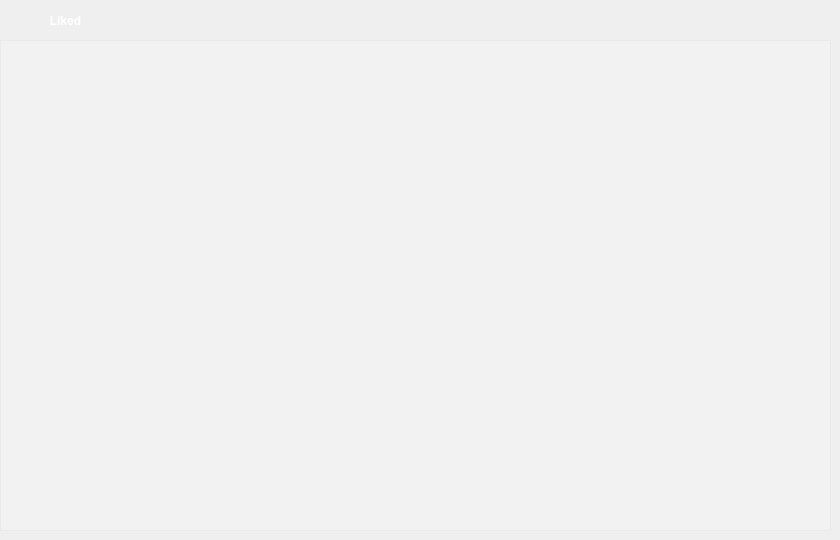
   <widget class="QWidget" name="page_2">
    <widget class="QLabel" name="titleLabel_4">
     <property name="enabled">
      <bool>true</bool>
     </property>
     <property name="geometry">
      <rect>
       <x>30</x>
       <y>0</y>
       <width>71</width>
       <height>41</height>
      </rect>
     </property>
     <property name="font">
      <font>
       <family>Microsoft YaHei UI</family>
       <pointsize>9</pointsize>
       <weight>75</weight>
       <italic>false</italic>
       <bold>true</bold>
      </font>
     </property>
     <property name="styleSheet">
      <string notr="true">color:rgb(255, 255, 255);
</string>
     </property>
     <property name="text">
      <string>Liked</string>
     </property>
     <property name="alignment">
      <set>Qt::AlignCenter</set>
     </property>
    </widget>
    <widget class="MusicListWidget" name="favorMusicWidget">
     <property name="geometry">
      <rect>
       <x>0</x>
       <y>40</y>
       <width>831</width>
       <height>491</height>
      </rect>
     </property>
     <property name="font">
      <font>
       <weight>75</weight>
       <bold>true</bold>
      </font>
     </property>
     <property name="styleSheet">
      <string notr="true">color: rgb(255, 255, 255);
background-color: rgba(255, 255, 255, 50);
</string>
     </property>
     <property name="horizontalScrollBarPolicy">
      <enum>Qt::ScrollBarAlwaysOff</enum>
     </property>
     <property name="sizeAdjustPolicy">
      <enum>QAbstractScrollArea::AdjustToContentsOnFirstShow</enum>
     </property>
     <property name="selectionMode">
      <enum>QAbstractItemView::SingleSelection</enum>
     </property>
     <property name="isWrapping" stdset="0">
      <bool>false</bool>
     </property>
     <property name="wordWrap">
      <bool>false</bool>
     </property>
     <property name="selectionRectVisible">
      <bool>false</bool>
     </property>
     <property name="sortingEnabled">
      <bool>false</bool>
     </property>
    </widget>
    <widget class="QPushButton" name="btnAddtoFavor">
     <property name="geometry">
      <rect>
       <x>0</x>
       <y>0</y>
       <width>35</width>
       <height>41</height>
      </rect>
     </property>
     <property name="minimumSize">
      <size>
       <width>35</width>
       <height>35</height>
      </size>
     </property>
     <property name="cursor">
      <cursorShape>PointingHandCursor</cursorShape>
     </property>
     <property name="toolTip">
      <string>Add music</string>
     </property>
     <property name="styleSheet">
      <string notr="true">QPushButton
{
background-image: url(:/image/image/image/add.png);
background-repeat:no-repeat;
background-position:center center;
border:none;
}

QPushButton:hover{
background-image: url(:/image/image/image-hover/add-hover.png);
background-repeat:no-repeat;
background-position:center center;
}

QPushButton:pressed{
background-image: url(:/image/image/image/add.png);
background-repeat:no-repeat;
background-position:center center;
}
</string>
     </property>
     <property name="text">
      <string/>
     </property>
    </widget>
    <widget class="QWidget" name="layoutWidget_2">
     <property name="geometry">
      <rect>
       <x>670</x>
       <y>0</y>
       <width>155</width>
       <height>43</height>
      </rect>
     </property>
     <layout class="QHBoxLayout" name="horizontalLayout_3">
      <item>
       <widget class="QPushButton" name="btnSortSinger_2">
        <property name="font">
         <font>
          <family>Microsoft YaHei UI</family>
          <pointsize>10</pointsize>
          <weight>75</weight>
          <bold>true</bold>
         </font>
        </property>
        <property name="cursor">
         <cursorShape>PointingHandCursor</cursorShape>
        </property>
        <property name="toolTip">
         <string>Sort by Artists</string>
        </property>
        <property name="styleSheet">
         <string notr="true"/>
        </property>
        <property name="text">
         <string/>
        </property>
        <property name="icon">
         <iconset resource="imagefile.qrc">
          <normaloff>:/image/image/image/singer.png</normaloff>:/image/image/image/singer.png</iconset>
        </property>
        <property name="iconSize">
         <size>
          <width>30</width>
          <height>30</height>
         </size>
        </property>
        <property name="flat">
         <bool>true</bool>
        </property>
       </widget>
      </item>
      <item>
       <widget class="QPushButton" name="btnSortTitle_2">
        <property name="font">
         <font>
          <family>Microsoft YaHei UI</family>
          <pointsize>10</pointsize>
          <weight>75</weight>
          <bold>true</bold>
         </font>
        </property>
        <property name="cursor">
         <cursorShape>PointingHandCursor</cursorShape>
        </property>
        <property name="toolTip">
         <string>Sort by Song</string>
        </property>
        <property name="styleSheet">
         <string notr="true"/>
        </property>
        <property name="text">
         <string/>
        </property>
        <property name="icon">
         <iconset resource="imagefile.qrc">
          <normaloff>:/image/image/image/sort-alpha-asc_ea48_ether.png</normaloff>:/image/image/image/sort-alpha-asc_ea48_ether.png</iconset>
        </property>
        <property name="iconSize">
         <size>
          <width>30</width>
          <height>30</height>
         </size>
        </property>
        <property name="flat">
         <bool>true</bool>
        </property>
       </widget>
      </item>
      <item>
       <widget class="QPushButton" name="btnSortDuration_2">
        <property name="font">
         <font>
          <family>Microsoft YaHei UI</family>
          <pointsize>10</pointsize>
          <weight>75</weight>
          <bold>true</bold>
         </font>
        </property>
        <property name="cursor">
         <cursorShape>PointingHandCursor</cursorShape>
        </property>
        <property name="toolTip">
         <string>Sort by Duration</string>
        </property>
        <property name="styleSheet">
         <string notr="true"/>
        </property>
        <property name="text">
         <string/>
        </property>
        <property name="icon">
         <iconset resource="imagefile.qrc">
          <normaloff>:/image/image/image/duration.png</normaloff>:/image/image/image/duration.png</iconset>
        </property>
        <property name="iconSize">
         <size>
          <width>30</width>
          <height>30</height>
         </size>
        </property>
        <property name="flat">
         <bool>true</bool>
        </property>
       </widget>
      </item>
     </layout>
    </widget>
    <widget class="QPushButton" name="btnNeaten_2">
     <property name="geometry">
      <rect>
       <x>590</x>
       <y>0</y>
       <width>41</width>
       <height>41</height>
      </rect>
     </property>
     <property name="font">
      <font>
       <family>Microsoft YaHei UI</family>
       <pointsize>10</pointsize>
       <weight>75</weight>
       <bold>true</bold>
      </font>
     </property>
     <property name="cursor">
      <cursorShape>PointingHandCursor</cursorShape>
     </property>
     <property name="toolTip">
      <string>Organize Songs (Sort and Remove Duplicates)</string>
     </property>
     <property name="styleSheet">
      <string notr="true"/>
     </property>
     <property name="text">
      <string/>
     </property>
     <property name="icon">
      <iconset resource="imagefile.qrc">
       <normaloff>:/image/image/image/remove_dup.png</normaloff>:/image/image/image/remove_dup.png</iconset>
     </property>
     <property name="iconSize">
      <size>
       <width>30</width>
       <height>30</height>
      </size>
     </property>
     <property name="flat">
      <bool>true</bool>
     </property>
    </widget>
    <widget class="QPushButton" name="btnClear_3">
     <property name="geometry">
      <rect>
       <x>100</x>
       <y>0</y>
       <width>41</width>
       <height>41</height>
      </rect>
     </property>
     <property name="font">
      <font>
       <family>Microsoft YaHei UI</family>
       <pointsize>10</pointsize>
       <weight>75</weight>
       <bold>true</bold>
      </font>
     </property>
     <property name="cursor">
      <cursorShape>PointingHandCursor</cursorShape>
     </property>
     <property name="toolTip">
      <string>Clear current playlist</string>
     </property>
     <property name="styleSheet">
      <string notr="true"/>
     </property>
     <property name="text">
      <string/>
     </property>
     <property name="icon">
      <iconset resource="imagefile.qrc">
       <normaloff>:/image/image/image/clear.png</normaloff>:/image/image/image/clear.png</iconset>
     </property>
     <property name="iconSize">
      <size>
       <width>30</width>
       <height>30</height>
      </size>
     </property>
     <property name="flat">
      <bool>true</bool>
     </property>
    </widget>
   </widget>
